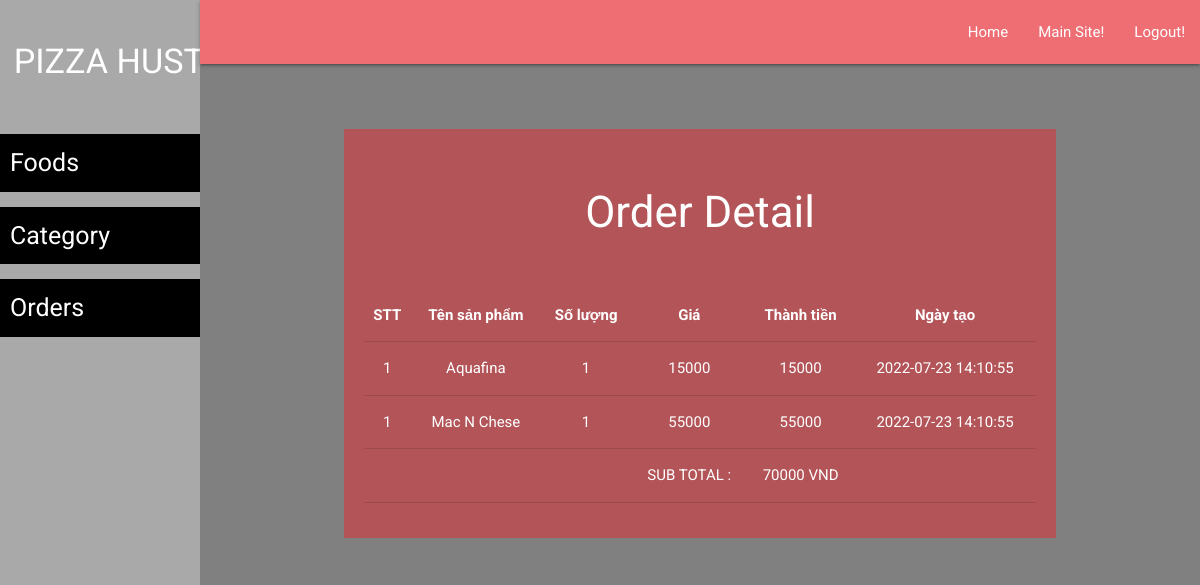
The app's page /admin/order-detail.php?id=4 (signed in) with its own data.
### tables this page shows
CREATE TABLE `order_detail` (
  `id` int(11) NOT NULL,
  `order_id` varchar(20) NOT NULL,
  `food_id` varchar(10) NOT NULL,
  `quantity` int(50) NOT NULL,
  `price` int(20) NOT NULL,
  `createAt` timestamp NOT NULL DEFAULT current_timestamp()
);

CREATE TABLE `food` (
  `id` int(20) NOT NULL,
  `cat_id` int(20) NOT NULL,
  `fname` varchar(50) NOT NULL,
  `price` int(20) NOT NULL,
  `description` varchar(500) NOT NULL,
  `imageUrl` varchar(100) NOT NULL
);

### cart-function.php (called while the page is built)
<?php
function subtotal($cart){
$subtotal=0;
foreach($cart as $key=>$value){
    $subtotal+=$value['quantity']*$value['price'];
}
return $subtotal;
}

### admin/order-detail.php (the view)
<?php require('layout/header.php'); ?>
<?php require('layout/left-sidebar-long.php'); ?>
<?php require('layout/topnav.php'); ?>
<?php require('layout/left-sidebar-short.php'); ?>
<?php include('../cart-function.php')?>
<?php
require('../backends/connection-pdo.php');
if(isset($_GET['id'])){
    $id_order=$_GET['id'];
    $sqlDetail="SELECT order_detail.order_id, order_detail.food_id,order_detail.quantity,order_detail.price,order_detail.createAt ,food.fname FROM order_detail
                INNER JOIN orders ON order_detail.order_id=orders.id
                INNER JOIN food ON order_detail.food_id=food.id
                WHERE order_detail.order_id= $id_order";
    $query = $pdoconn->prepare($sqlDetail);
$query->execute();
$arr_all = $query->fetchAll(PDO::FETCH_ASSOC);
}
?>
<div class="section white-text" style="background: #B35458;">
<div class="section">
    <h3>Order Detail</h3>
</div>
<div class="section center" style="padding: 20px;">
		<table class="centered responsive-table">
        <thead>
          <tr>
              <th>STT</th>
              <th>Tên sản phẩm</th>
              <th>Số lượng</th>
              <th>Giá</th>
              <th>Thành tiền</th>
              <th>Ngày tạo</th>
          </tr>
        </thead>
        <tbody>
          <?php
            foreach ($arr_all as $key=>$value) {
              $total=(int)$value["quantity"]*(int)$value["price"];
          ?>
          <tr>
            <td><?php echo $key=1 ?></td>
            <td><?php echo $value['fname']; ?></td>
            <td><?php echo $value['quantity']; ?></td>
            <td><?php echo $value['price']; ?></td>
            <td><?php echo $total ;?></td>
            <td><?php echo $value['createAt'];?></td>
          </tr>
          <?php ; } ?>
          <tr>
            <td></td>
            <td></td>
            <td></td>
            <td >SUB TOTAL :</td>
            <td class="sub-total" colspan="1"><?php echo subtotal($arr_all) ?>  VND</td>
          </tr>
        </tbody>
      </table>
	</div>
</div>

### css/form-style.css (style rules this page uses)
body { background: gray; font-family: "Roboto", sans-serif; -webkit-font-smoothing: antialiased; -moz-osx-font-smoothing: grayscale; }

### records on screen
order_detail: key "1", food.fname "Aquafina", quantity "1", price "15000", createAt "2022-07-23 14:10:55"
order_detail: key "1", food.fname "Mac N Chese", quantity "1", price "55000", createAt "2022-07-23 14:10:55"

### other values on screen
subtotal($arr_all) "70000"
